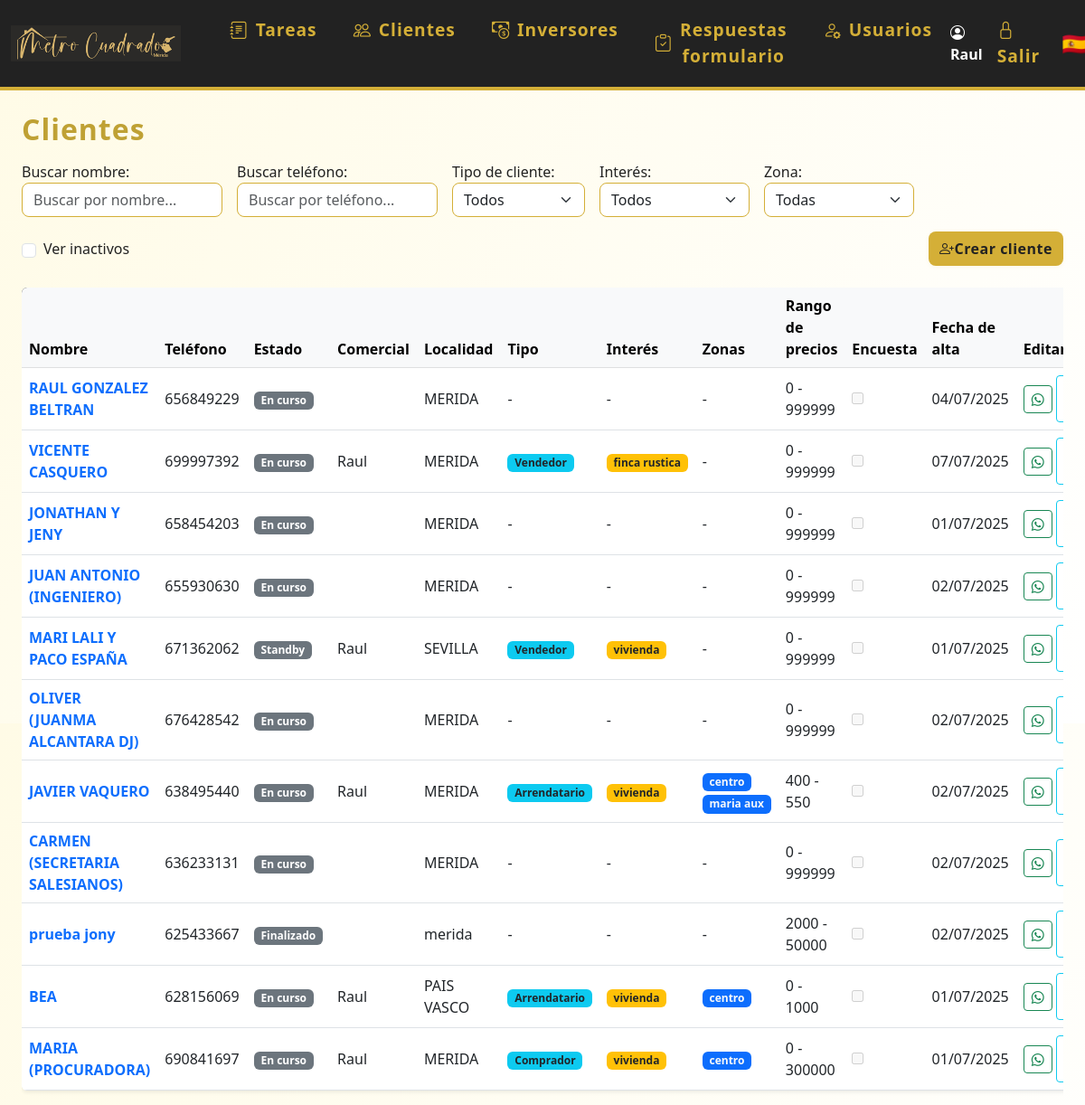
The app's page /clientes (signed in), older data.
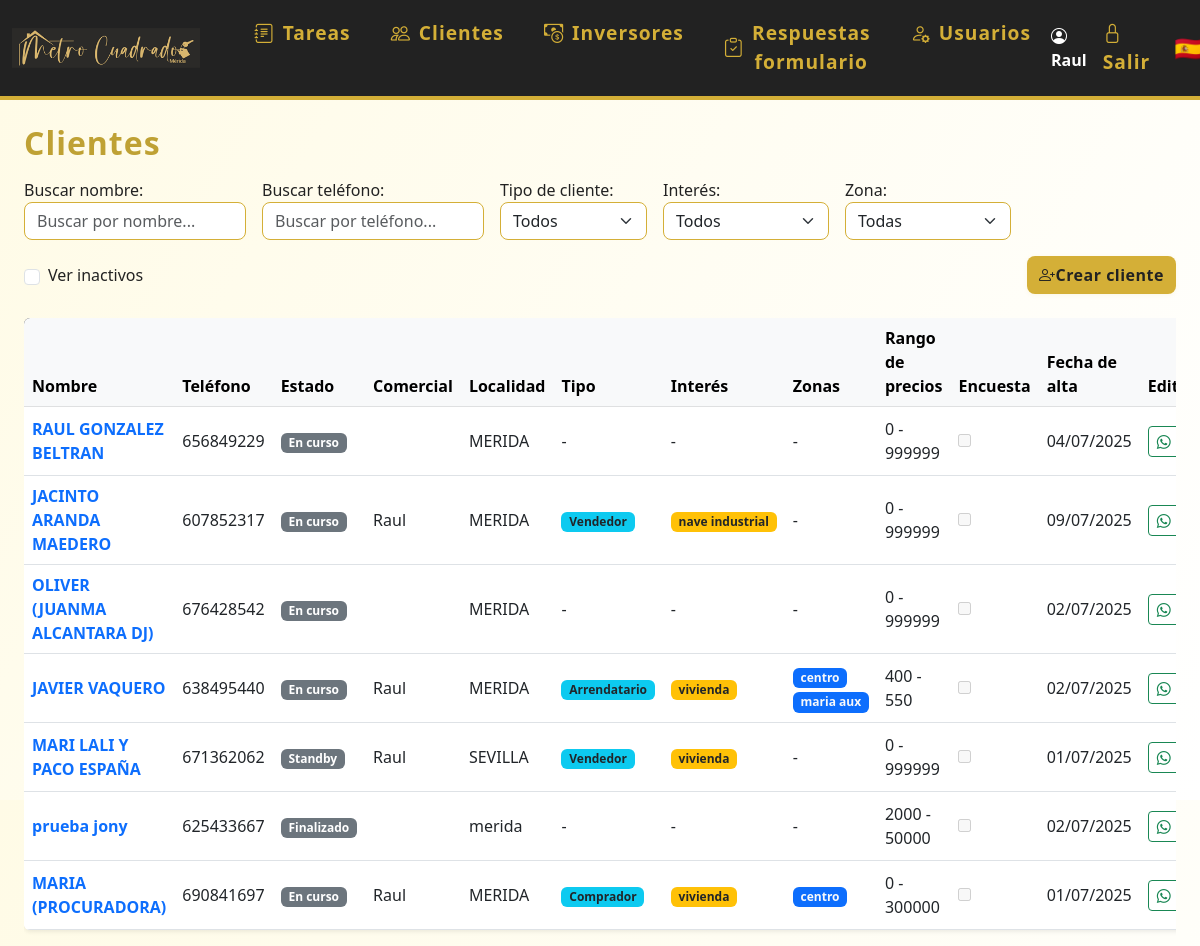
The same page, newer data.
### models.py (models this page shows)
class Cliente(db.Model):
    id = db.Column(db.Integer, primary_key=True)
    nombre = db.Column(db.String(120), nullable=False)
    email = db.Column(db.String(120), unique=True, nullable=True)
    telefono = db.Column(db.String(20), unique=True)
    estado = db.Column(db.String(20), nullable=False, default='en_curso') # en_curso, ha_comprado, cancelado
    localidad = db.Column(db.String(120), nullable=True)
    observaciones = db.Column(db.Text, nullable=True)
    tipo_cliente = db.Column(db.String(50), nullable=True)
    interes = db.Column(db.Text, nullable=True)
    zonas = db.Column(db.Text, nullable=True)
    precio_min = db.Column(db.Integer, nullable=True)
    precio_max = db.Column(db.Integer, nullable=True)
    encuesta_enviada = db.Column(db.Boolean, default=False)
    comercial_id = db.Column(db.Integer, db.ForeignKey('usuario.id'), nullable=True)
    fecha_creacion = db.Column(db.DateTime, default=datetime.utcnow)
    activo = db.Column(db.Boolean, default=True)  # Nuevo campo para desactivar cliente
    eventos = db.relationship('Evento', backref='cliente', lazy=True)
    tareas = db.relationship('Tarea', back_populates='cliente')
    visto_por = db.Column(db.Integer, db.ForeignKey('cliente.id'), nullable=True)

class Usuario(UserMixin, db.Model):
    id = db.Column(db.Integer, primary_key=True)
    nombre = db.Column(db.String(80), unique=True, nullable=False)
    password = db.Column(db.String(200), nullable=False)
    es_admin = db.Column(db.Boolean, default=False)
    color = db.Column(db.String(7), nullable=True, default='#3788d8') # Color en formato hex, e.g., #RRGGBB
    email = db.Column(db.String(120), unique=True, nullable=True)
    telefono = db.Column(db.String(20), unique=True, nullable=True)
    activo = db.Column(db.Boolean, default=True)  # Nuevo campo para desactivar usuario
    eventos = db.relationship('Evento', backref='usuario', lazy=True)
    tareas = db.relationship('Tarea', back_populates='usuario')

### app.py (the view)
@app.route('/clientes')
@login_required
def clientes():
    estado = request.args.get('estado')
    tipo_cliente = request.args.get('tipo_cliente')
    interes = request.args.get('interes')
    mostrar_inactivos = request.args.get('inactivos') == '1'
    query = Cliente.query
    if not mostrar_inactivos:
        query = query.filter_by(activo=True)
    if not current_user.es_admin:
        query = query.filter_by(comercial_id=current_user.id)
    if estado:
        query = query.filter_by(estado=estado)
    if tipo_cliente:
        query = query.filter_by(tipo_cliente=tipo_cliente)
    if interes:
        query = query.filter(Cliente.interes != None).filter(Cliente.interes.like(f"%{interes}%"))
    clientes = query.all()
    from datetime import datetime, time
    def fecha_hora_ultima_tarea(cliente):
        if cliente.tareas:
            return max((datetime.combine(t.fecha, t.hora or time.min) for t in cliente.tareas if t.fecha), default=None)
        return None
    clientes.sort(key=lambda c: fecha_hora_ultima_tarea(c) or datetime.min, reverse=True)
    usuarios_dict = {u.id: u.nombre for u in Usuario.query.all()}
    return render_template('clientes.html', clientes=clientes, usuarios_dict=usuarios_dict)

### app.py (called while the page is built)
@login_manager.user_loader
def load_user(user_id):
    return Usuario.query.get(int(user_id))

### templates/clientes.html (shortened to what the changed rows need)
{% extends 'base.html' %}
{% block content %}
<h2 class="mb-3">Clientes</h2>
<div class="table-responsive">
<table class="table table-hover align-middle shadow-sm bg-white rounded" style="min-width:1300px;">
    <thead class="table-light">
        <tr>
            <th>Nombre</th>
            <th>Teléfono</th>
            <th>Estado</th>
            <th>Comercial</th>
            <th>Localidad</th>
            <th>Tipo</th>
            <th>Interés</th>
            <th>Zonas</th>
            <th>Rango de precios</th>
            <th>Encuesta</th>
            <th>Fecha de alta</th>
            <th>Editar</th>
        </tr>
    </thead>
    <tbody>
    {% for cliente in clientes %}
        <tr>
            <td>
                <a href="/editar_cliente/{{ cliente.id }}" class="fw-bold text-decoration-none">{{ cliente.nombre }}</a>
            </td>
            <td>{{ cliente.telefono }}</td>
            <td>
                <span class="badge bg-secondary">
                  {% if cliente.estado == 'pendiente' %}Standby{% else %}{{ cliente.estado.replace('_', ' ').capitalize() }}{% endif %}
                </span>
            </td>
            <td>{% if cliente.comercial_id and usuarios_dict and cliente.comercial_id in usuarios_dict %}{{ usuarios_dict[cliente.comercial_id] }}{% endif %}</td>
            <td>{{ cliente.localidad or '-' }}</td>
            <td>
                {% if cliente.tipo_cliente %}
                  <span class="badge bg-info text-dark">{{ cliente.tipo_cliente.capitalize() }}</span>
                {% else %}-{% endif %}
            </td>
            <td>
                {% if cliente.interes %}
                  {% for interes in cliente.interes.split(',') %}
                    <span class="badge bg-warning text-dark">{{ interes }}</span>
                  {% endfor %}
                {% else %}-{% endif %}
            </td>
            <td>
                {% if cliente.zonas %}
                  {% for zona in cliente.zonas.split(',') %}
                    <span class="badge bg-primary text-light">{{ zona }}</span>
                  {% endfor %}
                {% else %}-{% endif %}
            </td>
            <td>
              {{ cliente.precio_min if cliente.precio_min is not none else 0 }} - {{ cliente.precio_max if cliente.precio_max is not none else 999999 }}
            </td>
            <td><input type="checkbox" disabled {% if cliente.encuesta_enviada %}checked{% endif %}></td>
            <td>{% if cliente.fecha_creacion %}{{ cliente.fecha_creacion.strftime('%d/%m/%Y') }}{% else %}-{% endif %}</td>
            <td>
              <div class="d-inline-flex align-items-center gap-1">
                {% if cliente.telefono %}
                  <a href="https://wa.me/{{ cliente.telefono|replace(' ', '') }}" title="Enviar WhatsApp" class="btn btn-outline-success btn-sm whatsapp-btn" data-telefono="{{ cliente.telefono|replace(' ', '') }}">
                    <i class="bi bi-whatsapp"></i>
                  </a>
                  {% if not cliente.encuesta_enviada %}
                    <a href="#" class="btn btn-outline-info btn-sm encuesta-btn" data-telefono="{{ cliente.telefono|replace(' ', '') }}" data-nombre="{{ cliente.nombre|urlencode }}" title="Enviar encuesta">
                    </a>
                  {% endif %}
                {% endif %}
              </div>
            </td>
        </tr>
    {% else %}
        <tr><td colspan="14"><em>No hay clientes registrados.</em></td></tr>
    {% endfor %}
    </tbody>
</table>
</div>
{% endblock %}

### templates/base.html (shortened to what this page needs)
<!DOCTYPE html>
<html lang="es">
<head>
    <link rel="stylesheet" href="https://cdn.jsdelivr.net/npm/bootstrap@5.3.0/dist/css/bootstrap.min.css">
    <link rel="stylesheet" href="{{ url_for('static', filename='estilos.css') }}">
    <link rel="stylesheet" href="https://cdn.jsdelivr.net/npm/bootstrap-icons@1.10.5/font/bootstrap-icons.css">
</head>
<body class="d-flex flex-column vh-100">
{% if request.path != '/login' %}
<nav class="navbar navbar-expand-lg mb-4">
  <div class="container-fluid">
    <a class="navbar-brand d-flex align-items-center" href="/">
      <img src="{{ url_for('static', filename='logoraul.png') }}" alt="Logo" style="height:70px;margin-right:18px;">
    </a>
    <div class="collapse navbar-collapse" id="navbarNav">
      <ul class="navbar-nav me-auto mb-2 mb-lg-0">
        <li class="nav-item mx-1">
          <a class="nav-link btn btn-outline-success rounded-pill px-3 d-flex align-items-center gap-2" href="/">
            <i class="bi bi-journal-text"></i> Tareas
          </a>
        </li>
        <li class="nav-item mx-1">
          <a class="nav-link btn btn-outline-primary rounded-pill px-3 d-flex align-items-center gap-2" href="/clientes">
            <i class="bi bi-people"></i> Clientes
          </a>
        </li>
        <li class="nav-item mx-1">
          <a class="nav-link btn btn-outline-danger rounded-pill px-3 d-flex align-items-center gap-2" href="/inversores">
            <i class="bi bi-cash-coin"></i> Inversores
          </a>
        </li>
        {% if current_user.is_authenticated %}
        <li class="nav-item mx-1">
          <a class="nav-link btn btn-outline-secondary rounded-pill px-3 d-flex align-items-center gap-2" href="/respuestas_formulario">
            <i class="bi bi-clipboard-check"></i> Respuestas formulario
          </a>
        </li>
        {% endif %}
        {% if current_user.is_authenticated and current_user.es_admin %}
        <li class="nav-item mx-1">
          <a class="nav-link btn btn-outline-dark rounded-pill px-3 d-flex align-items-center gap-2" href="/usuarios">
            <i class="bi bi-person-gear"></i> Usuarios
          </a>
        </li>
        {% endif %}
      </ul>
      <ul class="navbar-nav align-items-center">
        {% if current_user.is_authenticated %}
        <li class="nav-item me-2">
          <span class="navbar-text fw-bold text-white"><i class="bi bi-person-circle"></i> {{ current_user.nombre }}</span>
        </li>
        <li class="nav-item"><a class="nav-link" href="/logout" title="Salir"><span class="bi bi-lock"></span> Salir</a></li>
        {% else %}
        <li class="nav-item"><a class="nav-link" href="/login" title="Entrar"><span class="bi bi-lock"></span> Entrar</a></li>
        {% endif %}
        <li class="nav-item ms-3"><span class="fs-4">🇪🇸</span></li>
      </ul>
    </div>
  </div>
</nav>
{% endif %}
<div class="container-fluid flex-grow-1 d-flex flex-column px-4">
    {% block content %}{% endblock %}
</div>
</body>
</html>

Row changes from the older to the newer data that the page shows:
no longer on this page (row edited): Cliente: nombre "VICENTE CASQUERO", telefono "699997392", estado.replace "En curso", {{ usuarios_dict[cliente.comercial_id] }} "Raul", localidad "MERIDA", tipo_cliente "Vendedor", interes "finca rustica", precio_min "0", precio_max "999999", fecha_creacion "07/07/2025"
no longer on this page (row edited): Cliente: nombre "JONATHAN Y JENY", telefono "658454203", estado.replace "En curso", localidad "MERIDA", precio_min "0", precio_max "999999", fecha_creacion "01/07/2025", shown under "Clientes"
no longer on this page (row edited): Cliente: nombre "JUAN ANTONIO (INGENIERO)", telefono "655930630", estado.replace "En curso", localidad "MERIDA", precio_min "0", precio_max "999999", fecha_creacion "02/07/2025", shown under "Clientes"
no longer on this page (row edited): Cliente: nombre "CARMEN (SECRETARIA SALESIANOS)", telefono "636233131", estado.replace "En curso", localidad "MERIDA", precio_min "0", precio_max "999999", fecha_creacion "02/07/2025", shown under "Clientes"
no longer on this page (row edited): Cliente: nombre "BEA", telefono "628156069", estado.replace "En curso", {{ usuarios_dict[cliente.comercial_id] }} "Raul", localidad "PAIS VASCO", tipo_cliente "Arrendatario", interes "vivienda", zonas "centro", precio_min "0", precio_max "1000", fecha_creacion "01/07/2025"
added Cliente: nombre "JACINTO ARANDA MAEDERO", telefono "607852317", estado.replace "En curso", {{ usuarios_dict[cliente.comercial_id] }} "Raul", localidad "MERIDA", tipo_cliente "Vendedor", interes "nave industrial", precio_min "0", precio_max "999999", fecha_creacion "09/07/2025"
shown differently, row unchanged: Cliente "MARI LALI Y PACO ESPAÑA": moves down the list
